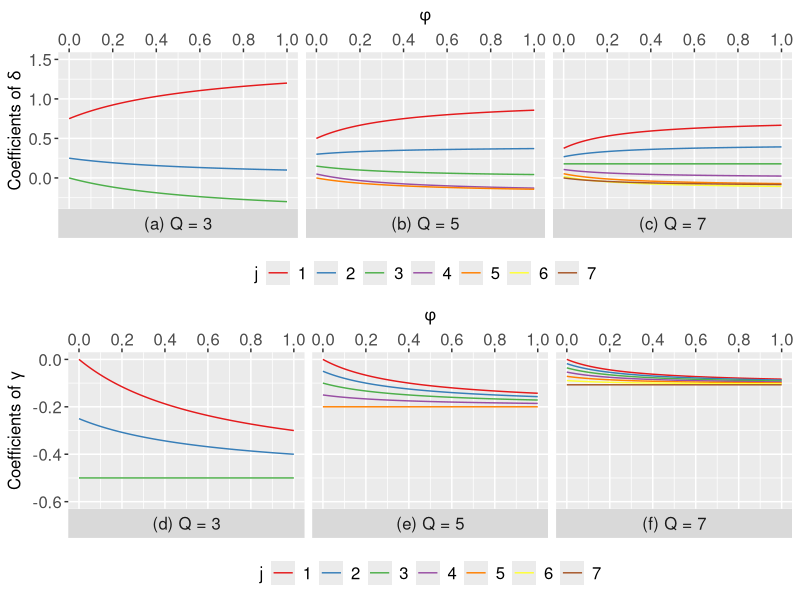

Write R code to recreate this figure.
library(dplyr)
library(ggplot2)
library(gridExtra)
library(RColorBrewer)

coeff_delta <- function(phi, Q, j) {
  numerator <- 6 * (j - Q - 1) * ((1 + 2 * phi * Q) * j - (1 + phi + phi * Q) * Q)
  denominator <- Q * (Q + 1) * (phi * Q^2 + 2 * Q - phi * Q - 2)
  return(numerator / denominator)
}

coeff_gamma <- function(phi, Q, j) {
  numerator <- 6 * (phi * Q^2 - phi * Q - 2 + 2 * j)
  denominator <- Q * (phi * Q^3 + 2 * Q^2 - phi * Q - 2)
  return(-numerator / denominator)
}

run_simulation <- function(Q, expression_func) {
  phi_values <- seq(0, 1, length.out = 200)
  data <- expand.grid(phi = phi_values, j = 1:Q) %>%
          mutate(value = mapply(expression_func, phi, Q, j),
                     j = as.factor(j),
                     Q = as.factor(Q))
  return(data)
}

Qs <- c(3, 5, 7)
df_delta <- do.call(rbind, lapply(Qs, run_simulation, coeff_delta))
df_gamma <- do.call(rbind, lapply(Qs, run_simulation, coeff_gamma))

colors <- brewer.pal(n = 7, name = "Set1")

generate_plot <- function(data, y_label, y_limits, facet_labels) {
  ggplot(data, aes(x = phi, y = value, color = j)) +
    geom_line() +
    scale_y_continuous(limits = y_limits, n.breaks = 4) +
    scale_x_continuous(breaks = seq(0, 1, by = 0.2), position = "top") +
    scale_color_manual(values = colors) +
    labs(x = expression(phi), y = y_label, color = "j") +
    facet_wrap(~ Q, ncol = 3, strip.position = "bottom", 
               labeller = labeller(Q = facet_labels)) +
    theme(legend.position = "bottom",
          legend.direction = "horizontal",
          legend.title = element_text(size = 12),
          legend.text = element_text(size = 12),
          axis.title.x = element_text(size = 12),
          axis.title.y = element_text(size = 12),
          axis.text.x = element_text(size = 12),
          axis.text.y = element_text(size = 12),
          axis.title.x.top = element_text(size = 12),
          axis.text.x.top = element_text(size = 12),
          strip.text = element_text(size = 12),
          strip.placement = "outside") +
    guides(color = guide_legend(nrow = 1))
}

p1 <- generate_plot(df_delta, y_label = expression("Coefficients of " * delta), 
                    y_limits = c(-0.3, 1.5),
                    facet_labels = c("3" = "(a) Q = 3", 
                                     "5" = "(b) Q = 5", "7" = "(c) Q = 7"))

p2 <- generate_plot(df_gamma, y_label = expression("Coefficients of " * gamma), 
                    y_limits = c(-0.6, 0),
                    facet_labels = c("3" = "(d) Q = 3", 
                                     "5" = "(e) Q = 5", "7" = "(f) Q = 7"))

p3 <- grid.arrange(p1, p2, nrow = 2)

ggsave(filename = "../figures/figure_coeff_HH.pdf", plot = p3, width = 12, height = 5)